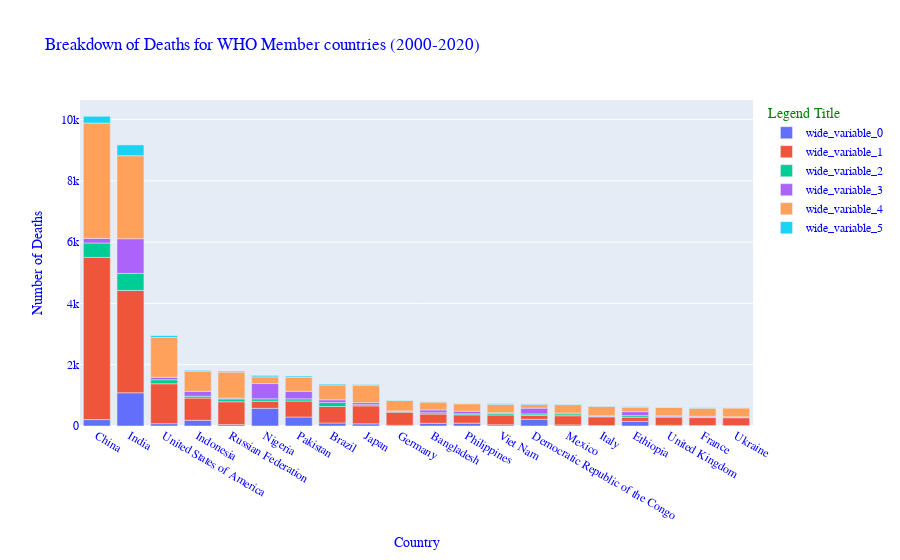

The code cell stored with this chart in its notebook:
### Code cell
top20_df = who_dataset_modified3.sort_values(by="Total Deaths", ascending=False).iloc[:20]

fig = px.bar(
    x=top20_df.index,
    y=[
        top20_df[("Males", 1, "Communicable, maternal, perinatal and nutritional conditions")],
        top20_df[("Males", 2, "Noncommunicable diseases")],
        top20_df[("Males", 3, "Injuries")],
        top20_df[("Females", 1, "Communicable, maternal, perinatal and nutritional conditions")],
        top20_df[("Females", 2, "Noncommunicable diseases")],
        top20_df[("Females", 3, "Injuries")]
    ],
    title="Wide-Form Input")

fig.update_layout(
    title="Breakdown of Deaths for WHO Member countries (2000-2020)",
    xaxis_title="WHO Member Country",
    yaxis_title="Number of Deaths (in 1000s)",
    font=dict(
        family="Courier New, monospace",
        size=12,
        color="RebeccaPurple"
    ),
    legend_title="Legend Title",
    font_family="Courier New",
    font_color="blue",
    title_font_family="Times New Roman",
    legend_title_font_color="green"
)
fig.update_xaxes(
    title_font_family="Arial",
    
)


fig.show()

### Figure 1 — Plotly figure (JSON) as saved in the notebook; plotly's stock layout.template omitted (floating-point values rounded to 4 significant figures)
{"data": [{"alignmentgroup": "True", "hovertemplate": "variable=wide_variable_0<br>x=%{x}<br>value=%{y}<extra></extra>", "legendgroup": "wide_variable_0", "marker": {"color": "#636efa"}, "name": "wide_variable_0", "offsetgroup": "wide_variable_0", "orientation": "v", "showlegend": true, "textposition": "auto", "type": "bar", "x": ["China", "India", "United States of America", "Indonesia", "Russian Federation", "Nigeria", "Pakistan", "Brazil", "Japan", "Germany", "Bangladesh", "Philippines", "Viet Nam", "Democratic Republic of the Congo", "Mexico", "Italy", "Ethiopia", "United Kingdom", "France", "Ukraine"], "xaxis": "x", "y": [208.4, 1085.0, 76.57, 185.8, 45.5, 578.3, 293.7, 97.73, 71.24, 22.91, 88.73, 92.97, 40.07, 217.4, 35.95, 16.13, 151.2, 23.12, 16.83, 11.87], "yaxis": "y"}, {"alignmentgroup": "True", "hovertemplate": "variable=wide_variable_1<br>x=%{x}<br>value=%{y}<extra></extra>", "legendgroup": "wide_variable_1", "marker": {"color": "#EF553B"}, "name": "wide_variable_1", "offsetgroup": "wide_variable_1", "orientation": "v", "showlegend": true, "textposition": "auto", "type": "bar", "x": ["China", "India", "United States of America", "Indonesia", "Russian Federation", "Nigeria", "Pakistan", "Brazil", "Japan", "Germany", "Bangladesh", "Philippines", "Viet Nam", "Democratic Republic of the Congo", "Mexico", "Italy", "Ethiopia", "United Kingdom", "France", "Ukraine"], "xaxis": "x", "y": [5294.0, 3339.0, 1301.0, 727.2, 746.2, 228.2, 521.6, 538.6, 585.0, 427.3, 301.5, 271.5, 319.2, 130.7, 299.5, 282.5, 137.3, 268.7, 257.9, 258.4], "yaxis": "y"}, {"alignmentgroup": "True", "hovertemplate": "variable=wide_variable_2<br>x=%{x}<br>value=%{y}<extra></extra>", "legendgroup": "wide_variable_2", "marker": {"color": "#00cc96"}, "name": "wide_variable_2", "offsetgroup": "wide_variable_2", "orientation": "v", "showlegend": true, "textposition": "auto", "type": "bar", "x": ["China", "India", "United States of America", "Indonesia", "Russian Federation", "Nigeria", "Pakistan", "Brazil", "Japan", "Germany", "Bangladesh", "Philippines", "Viet Nam", "Democratic Republic of the Congo", "Mexico", "Italy", "Ethiopia", "United Kingdom", "France", "Ukraine"], "xaxis": "x", "y": [469.7, 555.5, 130.5, 59.76, 91.93, 80.71, 71.37, 128.3, 40.45, 25.08, 42.85, 34.29, 45.64, 46.69, 60.59, 14.29, 51.12, 13.69, 22.04, 23.76], "yaxis": "y"}, {"alignmentgroup": "True", "hovertemplate": "variable=wide_variable_3<br>x=%{x}<br>value=%{y}<extra></extra>", "legendgroup": "wide_variable_3", "marker": {"color": "#ab63fa"}, "name": "wide_variable_3", "offsetgroup": "wide_variable_3", "orientation": "v", "showlegend": true, "textposition": "auto", "type": "bar", "x": ["China", "India", "United States of America", "Indonesia", "Russian Federation", "Nigeria", "Pakistan", "Brazil", "Japan", "Germany", "Bangladesh", "Philippines", "Viet Nam", "Democratic Republic of the Congo", "Mexico", "Italy", "Ethiopia", "United Kingdom", "France", "Ukraine"], "xaxis": "x", "y": [150.3, 1131.0, 79.8, 157.9, 24.36, 497.8, 245.9, 90.41, 67.94, 17.33, 90.63, 85.18, 27.67, 188.1, 28.78, 19.73, 128.9, 27.0, 21.23, 6.756], "yaxis": "y"}, {"alignmentgroup": "True", "hovertemplate": "variable=wide_variable_4<br>x=%{x}<br>value=%{y}<extra></extra>", "legendgroup": "wide_variable_4", "marker": {"color": "#FFA15A"}, "name": "wide_variable_4", "offsetgroup": "wide_variable_4", "orientation": "v", "showlegend": true, "textposition": "auto", "type": "bar", "x": ["China", "India", "United States of America", "Indonesia", "Russian Federation", "Nigeria", "Pakistan", "Brazil", "Japan", "Germany", "Bangladesh", "Philippines", "Viet Nam", "Democratic Republic of the Congo", "Mexico", "Italy", "Ethiopia", "United Kingdom", "France", "Ukraine"], "xaxis": "x", "y": [3764.0, 2707.0, 1299.0, 659.1, 851.9, 219.6, 452.8, 487.1, 561.1, 338.6, 255.7, 240.2, 273.1, 115.6, 273.0, 308.0, 134.0, 273.0, 263.8, 287.6], "yaxis": "y"}, {"alignmentgroup": "True", "hovertemplate": "variable=wide_variable_5<br>x=%{x}<br>value=%{y}<extra></extra>", "legendgroup": "wide_variable_5", "marker": {"color": "#19d3f3"}, "name": "wide_variable_5", "offsetgroup": "wide_variable_5", "orientation": "v", "showlegend": true, "textposition": "auto", "type": "bar", "x": ["China", "India", "United States of America", "Indonesia", "Russian Federation", "Nigeria", "Pakistan", "Brazil", "Japan", "Germany", "Bangladesh", "Philippines", "Viet Nam", "Democratic Republic of the Congo", "Mexico", "Italy", "Ethiopia", "United Kingdom", "France", "Ukraine"], "xaxis": "x", "y": [219.2, 352.5, 62.75, 26.48, 29.6, 45.71, 42.52, 30.22, 25.96, 14.16, 13.71, 9.505, 22.26, 23.2, 14.13, 10.84, 24.68, 8.964, 15.95, 6.02], "yaxis": "y"}], "layout": {"barmode": "relative", "font": {"color": "blue", "family": "Courier New", "size": 12}, "legend": {"title": {"font": {"color": "green"}, "text": "Legend Title"}, "tracegroupgap": 0}, "title": {"font": {"family": "Times New Roman"}, "text": "Breakdown of Deaths for WHO Member countries (2000-2020)"}, "xaxis": {"anchor": "y", "domain": [0, 1], "title": {"font": {"family": "Arial"}, "text": "Country"}}, "yaxis": {"anchor": "x", "domain": [0, 1], "title": {"text": "Number of Deaths"}}}}
